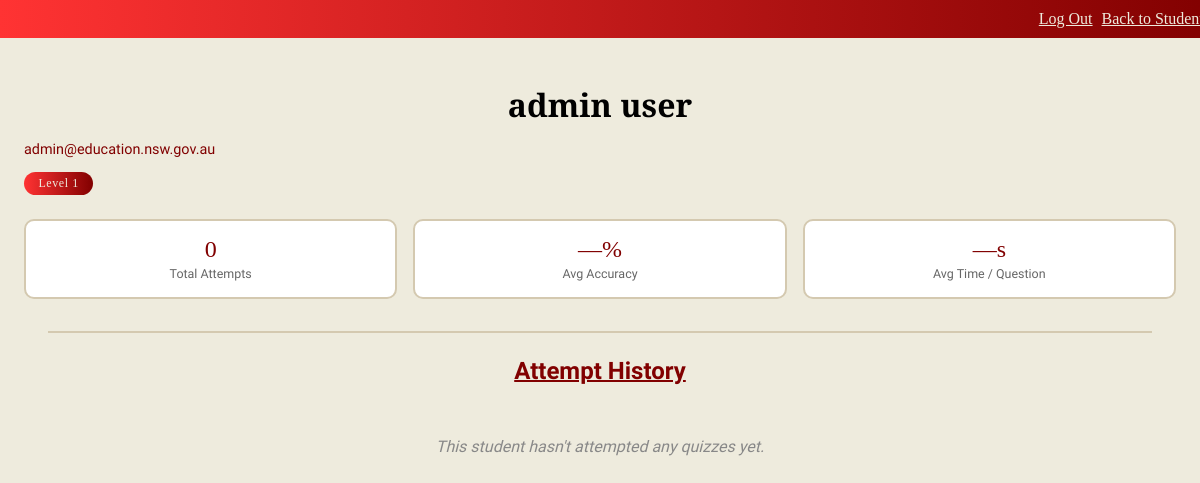
Screenshot of /student/2 (signed in) with the database file from the repository.
### tables this page shows
CREATE TABLE users (id INTEGER primary key AUTOINCREMENT,
                                            first_name VARCHAR(50) NOT NULL, 
                                            last_name VARCHAR(50) NOT NULL, 
                                            email VARCHAR(50) UNIQUE NOT NULL, 
                                            password VARCHAR(50) NOT NULL,
                                            level INTEGER DEFAULT 1,
                                            is_admin BOOLEAN DEFAULT FALSE);

### app.py (the view)
@app.route('/student/<int:user_id>')
def student_detail(user_id):
    if not session.get('is_admin'):
        return redirect(url_for('login'))
    login_conn = sqlite3.connect('database/LoginData.db')
    login_cursor = login_conn.cursor()
    student = login_cursor.execute(
        'SELECT first_name, last_name, email, level FROM users WHERE id=?', (user_id,)
    ).fetchone()
    attempts = login_cursor.execute('''
        SELECT id, quiz_id, score, accuracy, avg_time, date
        FROM results WHERE user_id = ?
        ORDER BY date DESC
    ''', (user_id,)).fetchall()
    stats = login_cursor.execute('''
        SELECT COUNT(*), ROUND(AVG(accuracy),1), ROUND(AVG(avg_time),1)
        FROM results WHERE user_id = ?
    ''', (user_id,)).fetchone()
    login_conn.close()
    q_conn = sqlite3.connect('database/Questions.db')
    q_cursor = q_conn.cursor()
    history = []
    for a in attempts:
        quiz = q_cursor.execute('SELECT name FROM quizzes WHERE id=?', (a[1],)).fetchone()
        history.append({
            'result_id': a[0], 'quiz_name': quiz[0] if quiz else 'Unknown',
            'score': a[2], 'accuracy': a[3], 'avg_time': a[4], 'date': a[5]
        })
    q_conn.close()
    return render_template('studentDetails.html',
        student=student, user_id=user_id, history=history,
        total_attempts=stats[0], avg_accuracy=stats[1], avg_time=stats[2])

### templates/studentDetails.html (shortened to what this page needs)
<!DOCTYPE html>
<html lang="en">
<head>
    <link rel="stylesheet" type="text/css" href="{{ url_for('static', filename='main.css') }}">
</head>
<body>
    <div class="banner">
        <div class="banner-content">
            <a href="{{ url_for('logout') }}">Log Out</a>
            <a href="{{ url_for('user_management') }}">Back to Students</a>
        </div>
    </div>
    <div class="page-wrap">
        <div class="student-header">
            <h1>{{ student[0] }} {{ student[1] }}</h1>
            <p class="student-sub">{{ student[2] }}</p>
            <span class="level-pill">Level {{ student[3] if student[3] else 1 }}</span>
        </div>
        <div class="stats-bar">
            <div class="stat-card">
                <div class="stat-value">{{ total_attempts }}</div>
                <div class="stat-label">Total Attempts</div>
            </div>
            <div class="stat-card">
                <div class="stat-value">{{ avg_accuracy or '—' }}%</div>
                <div class="stat-label">Avg Accuracy</div>
            </div>
            <div class="stat-card">
                <div class="stat-value">{{ avg_time or '—' }}s</div>
                <div class="stat-label">Avg Time / Question</div>
            </div>
        </div>
        <hr class="divider">
        <h2>Attempt History</h2>
        {% if history %}
        <table class="data-table">
            <thead>
                <tr>
                    <th>Quiz</th><th>Score</th><th>Accuracy</th>
                    <th>Avg Time / Q</th><th>Date</th><th></th>
                </tr>
            </thead>
            <tbody>
            {% for h in history %}
            <tr>
                <td>{{ h.quiz_name }}</td>
                <td>{{ h.score }}</td>
                <td class="{% if h.accuracy >= 80 %}accuracy-good{% elif h.accuracy >= 50 %}accuracy-mid{% else %}accuracy-low{% endif %}">{{ h.accuracy }}%</td>
                <td>{{ h.avg_time }}s</td>
                <td>{{ h.date }}</td>
                <td><a href="{{ url_for('results', result_id=h.result_id) }}" class="tbl-link">View →</a></td>
            </tr>
            {% endfor %}
            </tbody>
        </table>
        {% else %}
        <p class="no-data">This student hasn't attempted any quizzes yet.</p>
        {% endif %}
    </div>
</body>
</html>

### static/main.css (style rules this page uses)
body { background-color: #eeebdd; font-family: Metamorphous; margin: 0; padding: 0; }
div { display: block; align-content: center; }
.banner { background-image: linear-gradient(to right, #Ff3333, #810000); font-family: Cinzel Decorative; text-align: right; padding: 10px; position: sticky; width: 100%; margin-bottom: 0px; }
a { color: #EEEBDD; text-decoration: underline; padding-left: 5px; }
h2 { text-decoration: underline; text-decoration-thickness: 2px; text-align: center; color: #810000; }
h1 { text-align: center; font-family: Cinzel Decorative; }

### templates/studentDetails.html (style rules this page uses)
.divider { border: none; border-top: 2px solid #d4c9b0; margin: 0.5rem 1.5rem 1.5rem; }
.page-wrap { padding: 1.5rem; }
.student-header { margin-bottom: 1.5rem; }
.student-header h1 { margin-bottom: 0.2rem; }
.student-sub { color: #810000; font-family: Metamorphous; font-size: 0.9rem; }
.level-pill { display: inline-block; background: linear-gradient(to right, #FF3333, #810000); color: #eeebdd; font-family: Cinzel Decorative; font-size: 0.75rem; padding: 0.25rem 0.9rem; border-radius: 20px; letter-spacing: 0.05em; }
.stats-bar { display: grid; grid-template-columns: repeat(auto-fit, minmax(150px, 1fr)); gap: 1rem; margin-bottom: 2rem; }
.stat-card { background: white; border: 2px solid #d4c9b0; border-radius: 10px; padding: 1rem; text-align: center; }
.stat-value { font-family: Cinzel Decorative; font-size: 1.5rem; color: #810000; line-height: 1; margin-bottom: 0.3rem; }
.stat-label { font-size: 0.78rem; color: #666; }
.no-data { text-align: center; color: #888; font-style: italic; padding: 2rem; }

### rows the page displays
users: first_name "admin", last_name "user", email "admin@education.nsw.gov.au", level "1"

### other values shown
{{ total_attempts }} "0"
{{ avg_accuracy or '—' }} "—"
{{ avg_time or '—' }} "—"
